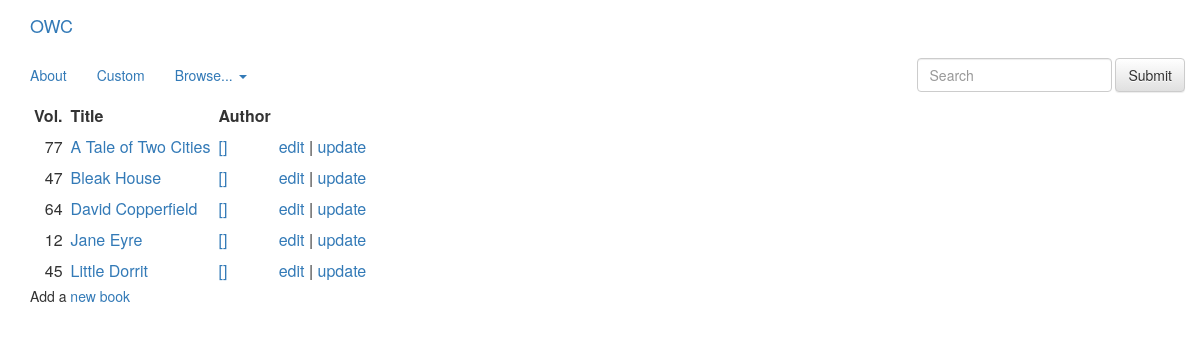
/book/, run on the app's committed database.
### books/models.py (models this page shows, shortened)
class Book(models.Model):
    title = models.CharField(max_length=200)
    volume = models.IntegerField(default=0)

### books/views.py (the view)
def index(request):
    latest_book_list = Book.objects.order_by('title')[:5]
    context = {'latest_book_list': latest_book_list}
    return render(request, 'books/index.html', context)

### books/templates/books/index.html (shortened to what this page needs)
{% extends 'books/base.html' %}
{% block content %}
{% if latest_book_list %}
    <table >
    	<tr>
    		<th>Vol.</th>
    		<th>Title</th>
    		<th>Author</th>
    		<th></th>
    		<th></th>
    	</tr>
    {% for book in latest_book_list %}
        <tr>
        	<td style="text-align: right">{{book.volume}}</td>
        	<td><a href="{% url 'books:detail' book.id %}">{{ book.title }}</a></td>
        	<td><a href="#">[{{book.person}}]</a></td>
        	<td><a href="{% url 'books:edit' book.id %}">edit</a> |
        	<a href="{% url 'books:update' book.id %}">update</a></td>
        </tr>
    {% endfor %}
    </table>
{% else %}
    <p>No books are available.</p>
{% endif %}
<p>Add a <a href="{% url 'books:add' %}">new book</a></p>
{% endblock %}

### books/static/css/base.css (style rules this page uses)
td,th { padding: 4px; }

### data on the page
Book: volume "77", title "A Tale of Two Cities"
Book: volume "47", title "Bleak House"
Book: volume "64", title "David Copperfield"
Book: volume "12", title "Jane Eyre"
Book: volume "45", title "Little Dorrit"
